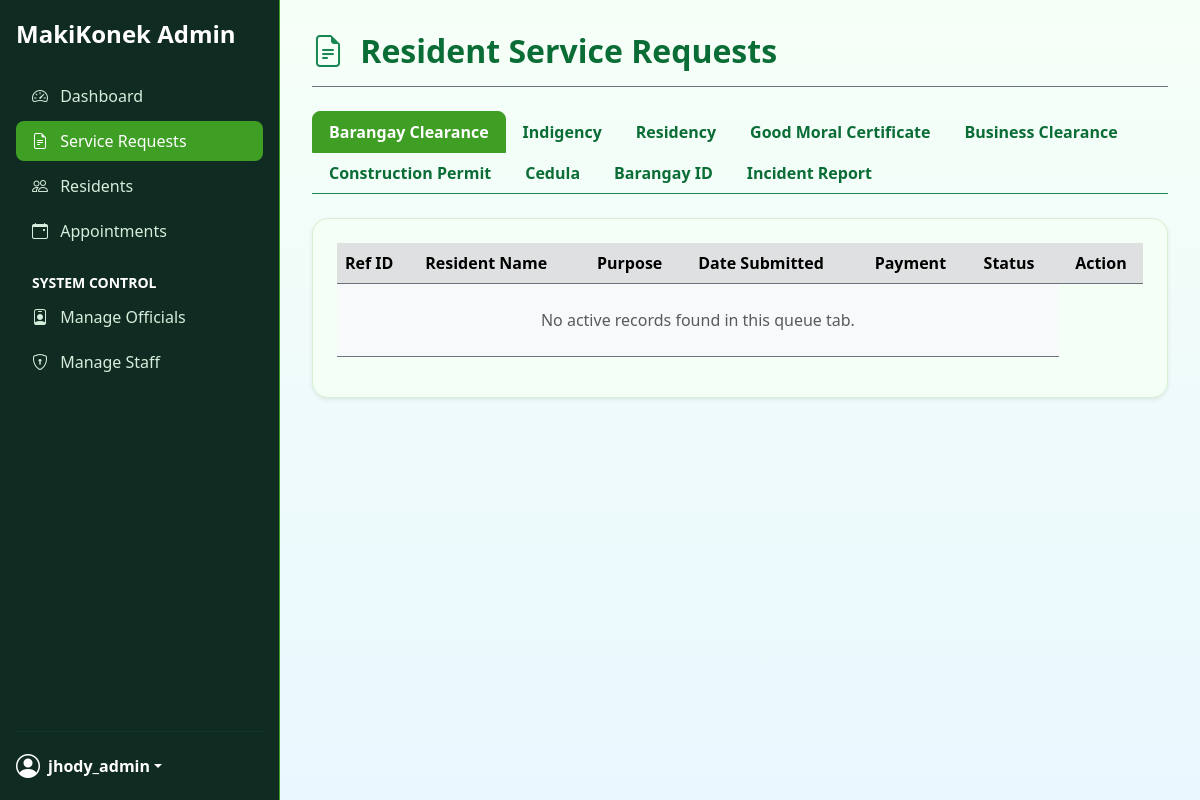
The page /Web_App/admin/manage_requests.php (signed in) on the database as committed earlier.
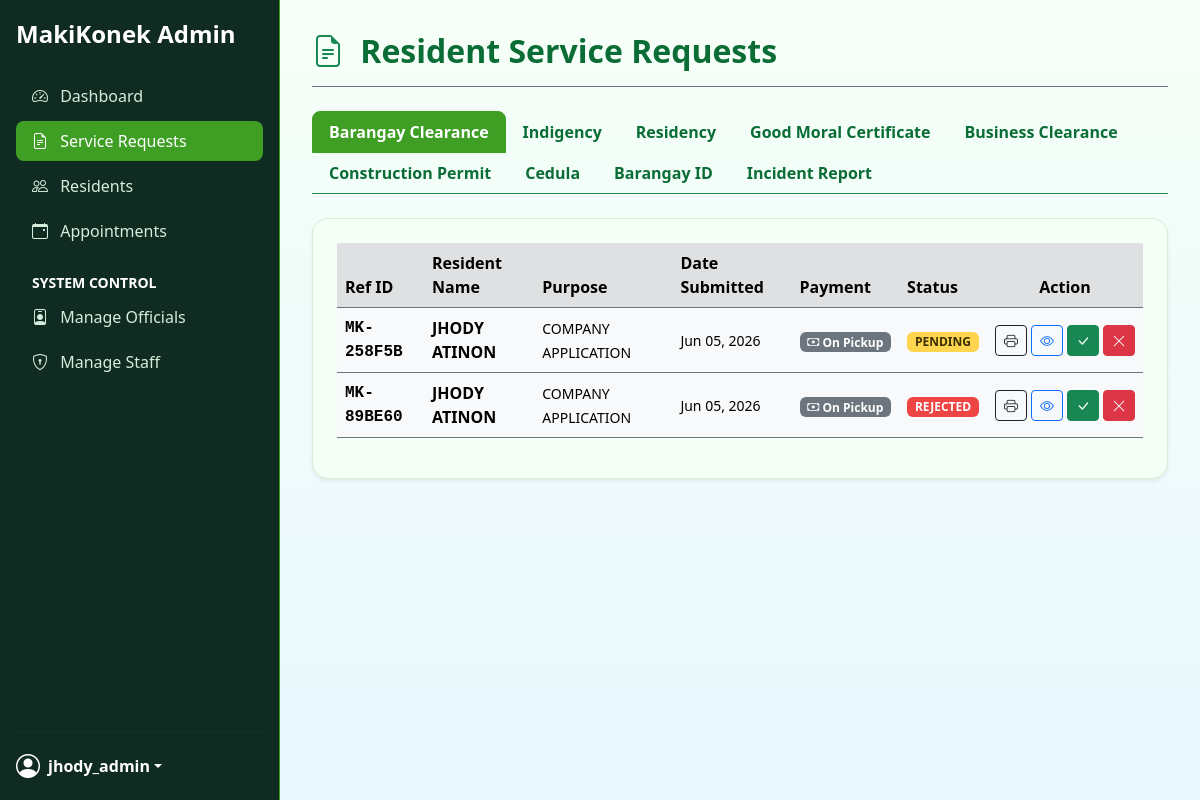
The same page on the database as committed later.
### tables this page shows
CREATE TABLE `service_requests` (
  `request_id` int(11) NOT NULL,
  `user_id` int(11) NOT NULL,
  `reference_no` varchar(20) NOT NULL,
  `document_type` varchar(50) NOT NULL,
  `first_name` varchar(50) NOT NULL,
  `middle_name` varchar(50) DEFAULT NULL,
  `last_name` varchar(50) NOT NULL,
  `suffix` varchar(10) DEFAULT NULL,
  `email` varchar(100) NOT NULL,
  `phone` varchar(20) NOT NULL,
  `birth_date` date NOT NULL,
  `gender` varchar(20) NOT NULL,
  `civil_status` varchar(20) NOT NULL,
  `address` text NOT NULL,
  `province` varchar(50) NOT NULL,
  `city` varchar(50) NOT NULL,
  `barangay` varchar(50) NOT NULL,
  `purpose` text NOT NULL,
  `occupation` varchar(50) DEFAULT NULL,
  `document_fee` varchar(20) NOT NULL,
  `payment_method` varchar(20) DEFAULT 'cash',
  `payment_receipt_path` varchar(255) DEFAULT NULL,
  `id_path` varchar(255) NOT NULL,
  `status` varchar(20) DEFAULT 'PENDING',
  `created_at` timestamp NOT NULL DEFAULT current_timestamp(),
  `business_name` varchar(100) DEFAULT NULL,
  `business_location` varchar(255) DEFAULT NULL,
  `business_operator` varchar(100) DEFAULT NULL,
  `business_address` text DEFAULT NULL,
  `business_nature` varchar(100) DEFAULT NULL,
  `business_permit_for` varchar(100) DEFAULT NULL,
  `construction_address` text DEFAULT NULL,
  `construction_purpose` varchar(100) DEFAULT NULL,
  `construction_other_purpose` varchar(100) DEFAULT NULL,
  `construction_status` varchar(100) DEFAULT NULL,
  `construction_other_status` varchar(100) DEFAULT NULL,
  `construction_description` text DEFAULT NULL,
  `cedula_type` varchar(50) DEFAULT NULL,
  `cedula_tax_year` varchar(10) DEFAULT NULL,
  `cedula_place_issued` varchar(100) DEFAULT NULL,
  `cedula_income_source` varchar(100) DEFAULT NULL,
  `cedula_tin` varchar(50) DEFAULT NULL,
  `cedula_birthplace` varchar(100) DEFAULT NULL,
  `cedula_height` varchar(20) DEFAULT NULL,
  `cedula_weight` varchar(20) DEFAULT NULL,
  `cedula_gross_income` varchar(50) DEFAULT NULL,
  `id_emergency_name` varchar(100) DEFAULT NULL,
  `id_emergency_relationship` varchar(50) DEFAULT NULL,
  `id_emergency_contact` varchar(20) DEFAULT NULL,
  `id_blood_type` varchar(10) DEFAULT NULL,
  `id_valid_until` date DEFAULT NULL,
  `incident_date` date DEFAULT NULL,
  `incident_time` time DEFAULT NULL,
  `incident_location` text DEFAULT NULL,
  `incident_persons` text DEFAULT NULL,
  `incident_narrative` text DEFAULT NULL,
  `incident_action` text DEFAULT NULL,
  `incident_witness_name` varchar(100) DEFAULT NULL,
  `incident_witness_contact` varchar(20) DEFAULT NULL,
  `incident_witness_address` text DEFAULT NULL
);

### Web_App/admin/manage_requests.php (the view, shortened to what the rows shown need)
<?php
require_once __DIR__ . '/../includes/db_connect.php';
$selected_tab = $_GET['tab'] ?? 'Clearance';
$type_map = [
    'Clearance' => 'Barangay Clearance',
    'Indigency' => 'Certificate of Indigency',
    'Residency' => 'Certificate of Residency',
    'Moral' => 'Good Moral Certificate',
    'Business' => 'Business Clearance',
    'Construction' => 'Building/Construction Permit',
    'Cedula' => 'Cedula',
    'Identification' => 'Barangay ID',
    'Incident' => 'Incident Report',
];
$filter_type = $type_map[$selected_tab] ?? 'Barangay Clearance';
if ($selected_tab === 'Others') {
    $query = "SELECT * FROM service_requests WHERE document_type NOT IN ('Barangay Clearance', 'Certificate of Indigency', 'Certificate of Residency', 'Good Moral Certificate', 'Business Clearance', 'Building/Construction Permit', 'Cedula', 'Barangay ID', 'Incident Report') ORDER BY created_at DESC";
} else {
    $query = "SELECT * FROM service_requests WHERE document_type = ? ORDER BY created_at DESC";
}
$stmt = mysqli_prepare($conn, $query);
if ($selected_tab !== 'Others') {
    mysqli_stmt_bind_param($stmt, "s", $filter_type);
}
mysqli_stmt_execute($stmt);
$result = mysqli_stmt_get_result($stmt);
?>
<!DOCTYPE html>
<html lang="en" data-bs-theme="light">
<head>
    <link href="https://cdn.jsdelivr.net/npm/bootstrap@5.3.0/dist/css/bootstrap.min.css" rel="stylesheet">
    <link rel="stylesheet" href="https://cdn.jsdelivr.net/npm/bootstrap-icons@1.10.5/font/bootstrap-icons.css">
</head>
<body>
    <main class="main-content">
        <div class="d-flex justify-content-between align-items-center mb-4 pb-2 border-bottom border-secondary">
            <h2 class="fw-bold page-title"><i class="bi bi-file-earmark-text text-success me-2"></i> Resident Service Requests</h2>
        </div>
        <div class="custom-card p-4 shadow-sm">
            <div class="table-responsive">
                <table class="table table-light table-hover align-middle border-secondary">
                    <thead class="table-active">
                        <tr>
                            <th>Ref ID</th>
                            <th>Resident Name</th>
                            <th><?php echo ($selected_tab === 'Business') ? 'Business Name' : (($selected_tab === 'Incident') ? 'Incident Date' : 'Purpose'); ?></th>
                            <th>Date Submitted</th>
                            <th>Payment</th>
                            <th>Status</th>
                            <th class="text-center">Action</th>
                        </tr>
                    </thead>
                    <tbody>
                        <?php if (mysqli_num_rows($result) > 0): ?>
                            <?php while ($row = mysqli_fetch_assoc($result)):
                                $status_class = 'badge-pending';
                                if ($row['status'] === 'REJECTED') $status_class = 'badge-rejected';
                                if ($selected_tab === 'Business') {
                                    $display_context = htmlspecialchars($row['business_name'] ?? 'N/A');
                                } elseif ($selected_tab === 'Incident') {
                                    $display_context = htmlspecialchars($row['incident_date'] ?? 'N/A');
                                } else {
                                    $display_context = htmlspecialchars($row['purpose']);
                                }
                            ?>
                                <tr>
                                    <td class="fw-bold font-monospace"><?php echo $row['reference_no']; ?></td>
                                    <td class="fw-bold"><?php echo htmlspecialchars($row['first_name'] . ' ' . $row['last_name']); ?></td>
                                    <td><small><?php echo $display_context; ?></small></td>
                                    <td class="small"><?php echo date("M d, Y", strtotime($row['created_at'])); ?></td>
                                    <td>
                                        <?php if ($row['payment_method'] === 'online'): ?>
                                            <span class="badge bg-primary mb-1"><i class="bi bi-phone"></i> GCash</span><br>
                                            <?php if (!empty($row['payment_receipt_path'])): ?>
                                                <a href="../<?php echo htmlspecialchars($row['payment_receipt_path']); ?>" target="_blank" class="btn btn-sm btn-outline-primary" style="font-size: 0.70rem; padding: 2px 6px;">
                                                    <i class="bi bi-receipt"></i> View Receipt
                                                </a>
                                            <?php else: ?>
                                                <small class="text-danger" style="font-size: 0.75rem;">No Receipt</small>
                                            <?php endif; ?>
                                        <?php else: ?>
                                            <span class="badge bg-secondary"><i class="bi bi-cash"></i> On Pickup</span>
                                        <?php endif; ?>
                                    </td>
                                    <td><span class="badge <?php echo $status_class; ?>"><?php echo $row['status']; ?></span></td>
                                    <td class="text-center">
                                        <div class="d-flex justify-content-center gap-1">
                                            <a href="print_document.php?req_id=<?php echo $row['request_id']; ?>" target="_blank" class="btn btn-sm btn-outline-dark" title="Edit & Print Document">
                                                <i class="bi bi-printer"></i>
                                            </a>
                                            <button class="btn btn-sm btn-outline-primary view-details-trigger"
                                                data-bs-toggle="modal" data-bs-target="#requestDetailsModal"
                                                data-ref="<?php echo $row['reference_no']; ?>"
                                                data-name="<?php echo htmlspecialchars($row['first_name'] . ' ' . $row['last_name']); ?>"
                                                data-doc="<?php echo htmlspecialchars($row['document_type']); ?>"
                                                data-phone="<?php echo htmlspecialchars($row['phone']); ?>"
                                                data-address="<?php echo htmlspecialchars($row['address']); ?>"
                                                data-purpose="<?php echo htmlspecialchars($row['purpose']); ?>"
                                                data-fee="<?php echo htmlspecialchars($row['document_fee']); ?>"
                                                data-idpath="../<?php echo $row['id_path']; ?>"
                                                data-tab="<?php echo $selected_tab; ?>"
                                                data-bname="<?php echo htmlspecialchars($row['business_name'] ?? ''); ?>"
                                                data-blocation="<?php echo htmlspecialchars($row['business_location'] ?? ''); ?>"
                                                data-boperator="<?php echo htmlspecialchars($row['business_operator'] ?? ''); ?>"
                                                data-bnature="<?php echo htmlspecialchars($row['business_nature'] ?? ''); ?>"
                                                data-baddress="<?php echo htmlspecialchars($row['business_address'] ?? ''); ?>"
                                                data-idate="<?php echo htmlspecialchars($row['incident_date'] ?? ''); ?>"
                                                data-itime="<?php echo htmlspecialchars($row['incident_time'] ?? ''); ?>"
                                                data-ilocation="<?php echo htmlspecialchars($row['incident_location'] ?? ''); ?>"
                                                data-ipersons="<?php echo htmlspecialchars($row['incident_persons'] ?? ''); ?>"
                                                data-inarrative="<?php echo htmlspecialchars($row['incident_narrative'] ?? ''); ?>"
                                                data-iwitness="<?php echo htmlspecialchars($row['incident_witness_name'] ?? ''); ?>">
                                                <i class="bi bi-eye"></i>
                                            </button>
                                            <form action="manage_requests.php?tab=<?php echo $selected_tab; ?>" method="POST" class="d-inline">
                                                <button type="submit" name="update_status" class="btn btn-sm btn-success" title="Approve"><i class="bi bi-check-lg"></i></button>
                                            </form>
                                            <form action="manage_requests.php?tab=<?php echo $selected_tab; ?>" method="POST" class="d-inline">
                                                <button type="submit" name="update_status" class="btn btn-sm btn-danger" title="Reject"><i class="bi bi-x-lg"></i></button>
                                            </form>
                                        </div>
                                    </td>
                                </tr>
                            <?php endwhile; ?>
                        <?php else: ?>
                            <tr>
                                <td colspan="6" class="text-center text-muted py-4">No active records found in this queue tab.</td>
                            </tr>
                        <?php endif; ?>
                    </tbody>
                </table>
            </div>
        </div>
    </main>
</body>
</html>

Rows that differ between the two databases and show on the page:
added service_requests: reference_no "MK-258F5B", first_name+last_name "JHODY ATINON", purpose "COMPANY APPLICATION", created_at "Jun 05, 2026", payment_method "cash" (drawn), status "PENDING"
now on this page (row edited): service_requests: reference_no "MK-89BE60", first_name+last_name "JHODY ATINON", purpose "COMPANY APPLICATION", created_at "Jun 05, 2026", payment_method "cash" (drawn), status "REJECTED"
Other text that changed with them:
text no longer shown: "No active records found in this queue tab."
